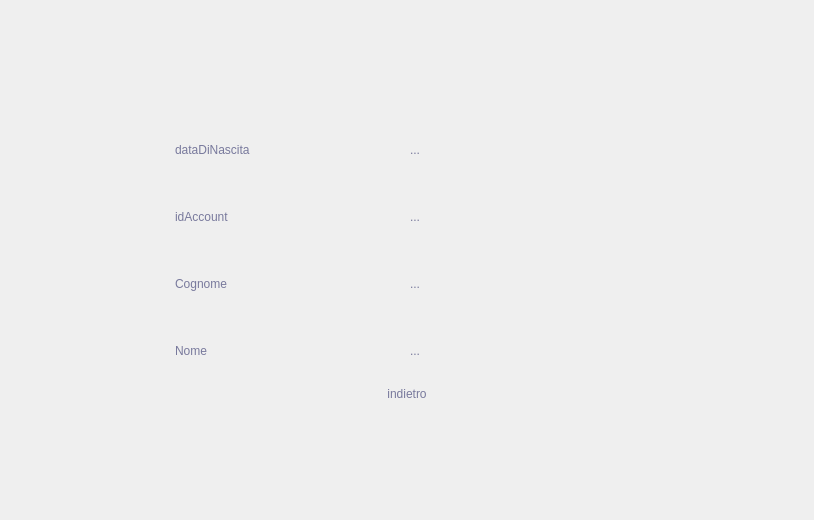
<?xml version="1.0" encoding="UTF-8"?>
<ui version="4.0">
 <class>Form</class>
 <widget class="QWidget" name="Form">
  <property name="geometry">
   <rect>
    <x>0</x>
    <y>0</y>
    <width>814</width>
    <height>520</height>
   </rect>
  </property>
  <property name="windowTitle">
   <string>Form</string>
  </property>
  <property name="styleSheet">
   <string notr="true">
*{
color: #78799c;
border: none;
}



#mainFrame{
	background-color: #2a2c49;
}





</string>
  </property>
  <layout class="QHBoxLayout" name="horizontalLayout">
   <property name="leftMargin">
    <number>0</number>
   </property>
   <property name="topMargin">
    <number>0</number>
   </property>
   <property name="rightMargin">
    <number>0</number>
   </property>
   <property name="bottomMargin">
    <number>0</number>
   </property>
   <item>
    <widget class="QFrame" name="frame_11">
     <property name="maximumSize">
      <size>
       <width>500</width>
       <height>300</height>
      </size>
     </property>
     <property name="frameShape">
      <enum>QFrame::StyledPanel</enum>
     </property>
     <property name="frameShadow">
      <enum>QFrame::Raised</enum>
     </property>
     <layout class="QVBoxLayout" name="verticalLayout">
      <item>
       <widget class="QFrame" name="dataDiNascita">
        <property name="frameShape">
         <enum>QFrame::StyledPanel</enum>
        </property>
        <property name="frameShadow">
         <enum>QFrame::Raised</enum>
        </property>
        <layout class="QHBoxLayout" name="horizontalLayout_3">
         <item>
          <widget class="QLabel" name="dataDiNascita_2">
           <property name="maximumSize">
            <size>
             <width>16777215</width>
             <height>16777215</height>
            </size>
           </property>
           <property name="text">
            <string>dataDiNascita</string>
           </property>
          </widget>
         </item>
         <item>
          <widget class="QLabel" name="dataDiNascitaDaIns">
           <property name="text">
            <string>...</string>
           </property>
          </widget>
         </item>
        </layout>
       </widget>
      </item>
      <item>
       <widget class="QFrame" name="idAccount">
        <property name="frameShape">
         <enum>QFrame::StyledPanel</enum>
        </property>
        <property name="frameShadow">
         <enum>QFrame::Raised</enum>
        </property>
        <layout class="QHBoxLayout" name="horizontalLayout_4">
         <item>
          <widget class="QLabel" name="label_5">
           <property name="text">
            <string>idAccount</string>
           </property>
          </widget>
         </item>
         <item>
          <widget class="QLabel" name="idAccountDaIns">
           <property name="text">
            <string>...</string>
           </property>
          </widget>
         </item>
        </layout>
       </widget>
      </item>
      <item>
       <widget class="QFrame" name="cognome">
        <property name="frameShape">
         <enum>QFrame::StyledPanel</enum>
        </property>
        <property name="frameShadow">
         <enum>QFrame::Raised</enum>
        </property>
        <layout class="QHBoxLayout" name="horizontalLayout_6">
         <item>
          <widget class="QLabel" name="label_9">
           <property name="text">
            <string>Cognome</string>
           </property>
          </widget>
         </item>
         <item>
          <widget class="QLabel" name="cognomeDaIns">
           <property name="text">
            <string>...</string>
           </property>
          </widget>
         </item>
        </layout>
       </widget>
      </item>
      <item>
       <widget class="QFrame" name="nome">
        <property name="frameShape">
         <enum>QFrame::StyledPanel</enum>
        </property>
        <property name="frameShadow">
         <enum>QFrame::Raised</enum>
        </property>
        <layout class="QHBoxLayout" name="horizontalLayout_2">
         <item>
          <widget class="QLabel" name="label">
           <property name="text">
            <string>Nome</string>
           </property>
          </widget>
         </item>
         <item>
          <widget class="QLabel" name="nomeDaIns">
           <property name="text">
            <string>...</string>
           </property>
          </widget>
         </item>
        </layout>
       </widget>
      </item>
      <item>
       <widget class="QPushButton" name="indietroBtn">
        <property name="text">
         <string>indietro</string>
        </property>
       </widget>
      </item>
     </layout>
    </widget>
   </item>
  </layout>
 </widget>
 <resources/>
 <connections/>
</ui>
